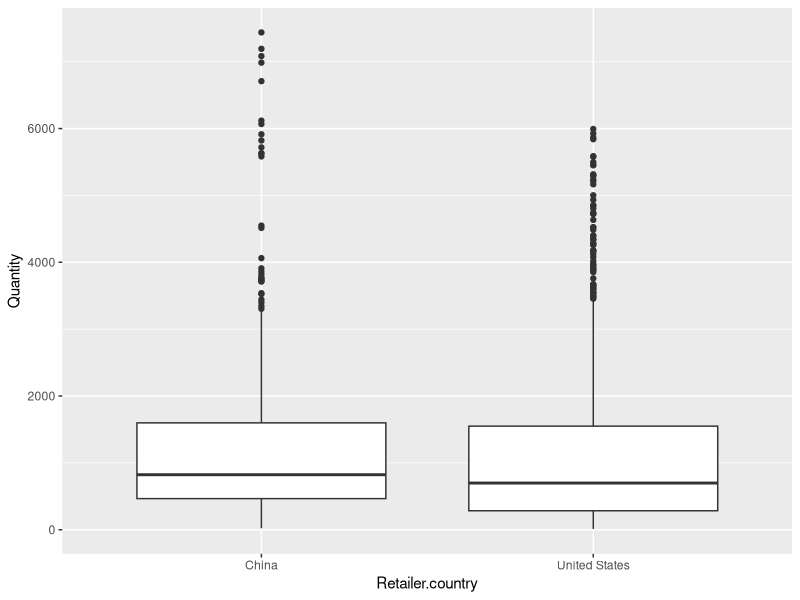
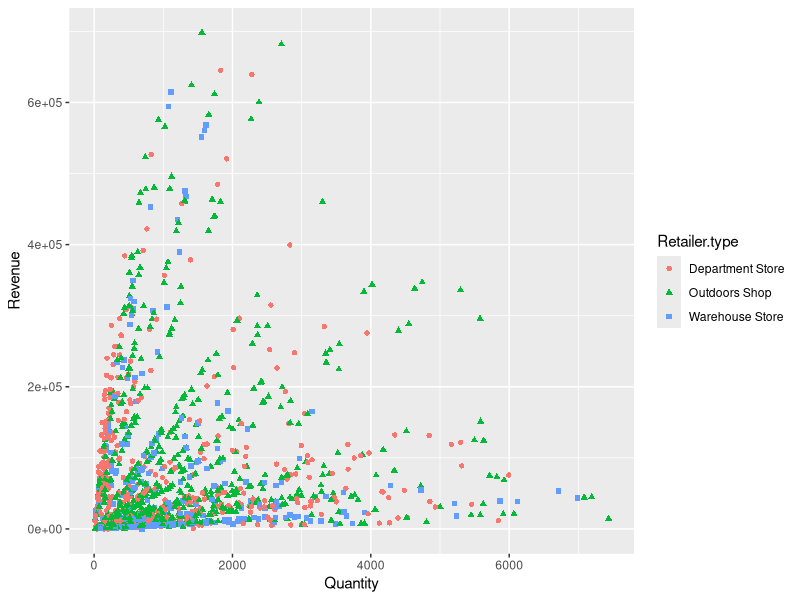
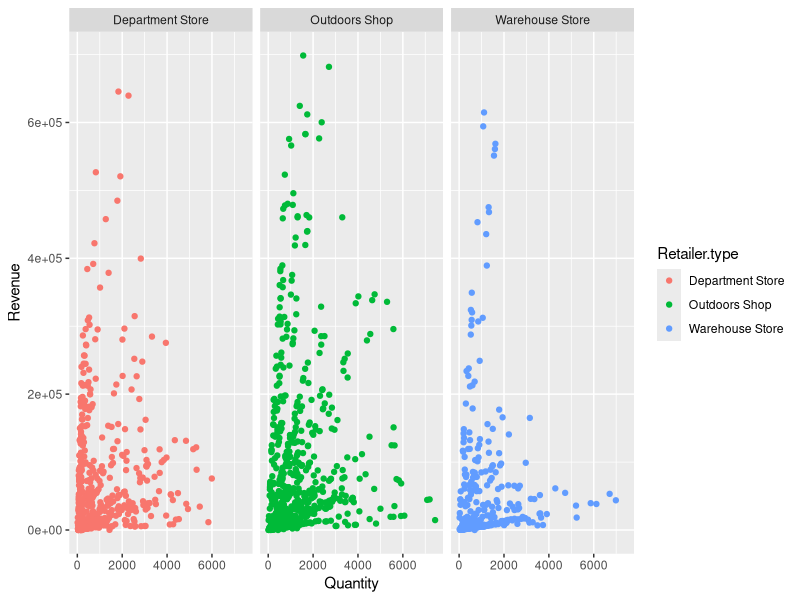

Generate these figures, in order, with R:
library(readr)
library(tidyverse)
data<-read.csv("WA_Sales_Products_2012-14.csv")

#graph 1
data%>%ggplot(aes(Retailer.country,Quantity))+geom_boxplot()

#graph 2)
 data%>%ggplot(aes(Quantity,Revenue,color=Retailer.type))+geom_point(aes(shape = Retailer.type))
 
#graph 3
 data%>%ggplot(aes(Quantity,Revenue,color=Retailer.type))+geom_point()+facet_wrap(~Retailer.type)
 